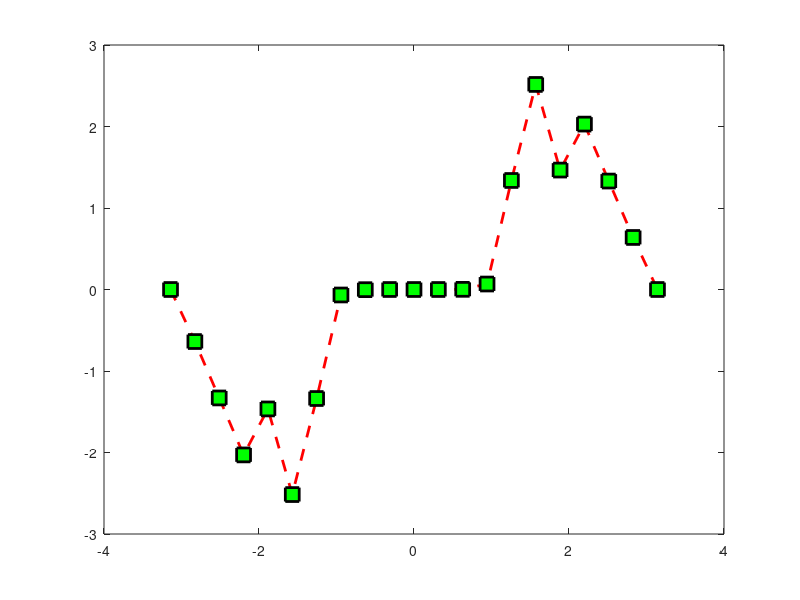

This chart was generated by the following MATLAB code:
x = -pi:pi/10:pi;
y = tan(sin(x)) - sin(tan(x));
plot(x,y,'--rs','LineWidth',2,'MarkerEdgeColor','k','MarkerFaceColor','g',
'MarkerSize',10);
